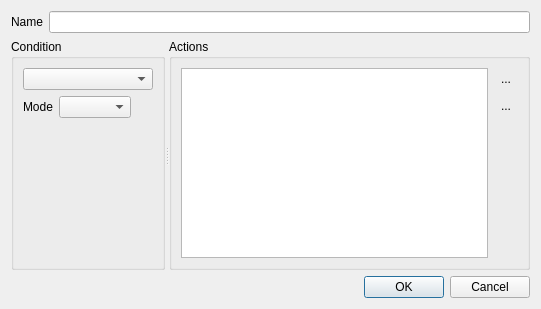
<?xml version="1.0" encoding="UTF-8"?>
<ui version="4.0">
 <class>task_prop_dlg</class>
 <widget class="QDialog" name="task_prop_dlg">
  <property name="geometry">
   <rect>
    <x>0</x>
    <y>0</y>
    <width>541</width>
    <height>309</height>
   </rect>
  </property>
  <property name="windowTitle">
   <string>Task options</string>
  </property>
  <layout class="QVBoxLayout" name="verticalLayout">
   <item>
    <layout class="QFormLayout" name="formLayout">
     <item row="0" column="0">
      <widget class="QLabel" name="label_3">
       <property name="text">
        <string>Name</string>
       </property>
      </widget>
     </item>
     <item row="0" column="1">
      <widget class="QLineEdit" name="name_edit"/>
     </item>
    </layout>
   </item>
   <item>
    <widget class="QSplitter" name="splitter">
     <property name="sizePolicy">
      <sizepolicy hsizetype="Expanding" vsizetype="Expanding">
       <horstretch>0</horstretch>
       <verstretch>0</verstretch>
      </sizepolicy>
     </property>
     <property name="orientation">
      <enum>Qt::Horizontal</enum>
     </property>
     <property name="childrenCollapsible">
      <bool>false</bool>
     </property>
     <widget class="QGroupBox" name="groupBox">
      <property name="title">
       <string>Condition</string>
      </property>
      <layout class="QVBoxLayout" name="verticalLayout_2">
       <item>
        <widget class="QComboBox" name="cond_combo"/>
       </item>
       <item>
        <layout class="QFormLayout" name="formLayout_2">
         <property name="fieldGrowthPolicy">
          <enum>QFormLayout::ExpandingFieldsGrow</enum>
         </property>
         <item row="0" column="0">
          <widget class="QLabel" name="label">
           <property name="text">
            <string>Mode</string>
           </property>
          </widget>
         </item>
         <item row="0" column="1">
          <widget class="QComboBox" name="mode_combo"/>
         </item>
        </layout>
       </item>
       <item>
        <widget class="QWidget" name="cond_holder_widget" native="true">
         <property name="sizePolicy">
          <sizepolicy hsizetype="Preferred" vsizetype="Expanding">
           <horstretch>0</horstretch>
           <verstretch>0</verstretch>
          </sizepolicy>
         </property>
        </widget>
       </item>
      </layout>
     </widget>
     <widget class="QGroupBox" name="groupBox_2">
      <property name="title">
       <string>Actions</string>
      </property>
      <layout class="QHBoxLayout" name="horizontalLayout_2">
       <item>
        <widget class="QTreeWidget" name="actions_list">
         <property name="verticalScrollMode">
          <enum>QAbstractItemView::ScrollPerPixel</enum>
         </property>
         <property name="rootIsDecorated">
          <bool>false</bool>
         </property>
         <property name="itemsExpandable">
          <bool>false</bool>
         </property>
         <property name="headerHidden">
          <bool>true</bool>
         </property>
         <property name="expandsOnDoubleClick">
          <bool>false</bool>
         </property>
         <column>
          <property name="text">
           <string notr="true">1</string>
          </property>
         </column>
        </widget>
       </item>
       <item>
        <layout class="QVBoxLayout" name="verticalLayout_3">
         <item>
          <widget class="QToolButton" name="add_action_btn">
           <property name="text">
            <string>...</string>
           </property>
           <property name="icon">
            <iconset resource="../images.qrc">
             <normaloff>:/icons/icons/add.png</normaloff>:/icons/icons/add.png</iconset>
           </property>
           <property name="autoRaise">
            <bool>true</bool>
           </property>
          </widget>
         </item>
         <item>
          <widget class="QToolButton" name="del_action_btn">
           <property name="text">
            <string>...</string>
           </property>
           <property name="icon">
            <iconset resource="../images.qrc">
             <normaloff>:/icons/icons/remove.png</normaloff>:/icons/icons/remove.png</iconset>
           </property>
           <property name="autoRaise">
            <bool>true</bool>
           </property>
          </widget>
         </item>
         <item>
          <spacer name="verticalSpacer_2">
           <property name="orientation">
            <enum>Qt::Vertical</enum>
           </property>
           <property name="sizeType">
            <enum>QSizePolicy::Fixed</enum>
           </property>
           <property name="sizeHint" stdset="0">
            <size>
             <width>0</width>
             <height>10</height>
            </size>
           </property>
          </spacer>
         </item>
         <item>
          <widget class="QToolButton" name="move_up_btn">
           <property name="icon">
            <iconset resource="../images.qrc">
             <normaloff>:/icons/icons/go-up.png</normaloff>:/icons/icons/go-up.png</iconset>
           </property>
           <property name="autoRaise">
            <bool>true</bool>
           </property>
          </widget>
         </item>
         <item>
          <widget class="QToolButton" name="move_down_btn">
           <property name="icon">
            <iconset resource="../images.qrc">
             <normaloff>:/icons/icons/go-down.png</normaloff>:/icons/icons/go-down.png</iconset>
           </property>
           <property name="autoRaise">
            <bool>true</bool>
           </property>
          </widget>
         </item>
         <item>
          <spacer name="verticalSpacer">
           <property name="orientation">
            <enum>Qt::Vertical</enum>
           </property>
           <property name="sizeHint" stdset="0">
            <size>
             <width>20</width>
             <height>40</height>
            </size>
           </property>
          </spacer>
         </item>
        </layout>
       </item>
      </layout>
     </widget>
    </widget>
   </item>
   <item>
    <widget class="QDialogButtonBox" name="buttonBox">
     <property name="orientation">
      <enum>Qt::Horizontal</enum>
     </property>
     <property name="standardButtons">
      <set>QDialogButtonBox::Cancel|QDialogButtonBox::Ok</set>
     </property>
    </widget>
   </item>
  </layout>
  <action name="create_new_action">
   <property name="icon">
    <iconset resource="../images.qrc">
     <normaloff>:/icons/icons/add.png</normaloff>:/icons/icons/add.png</iconset>
   </property>
   <property name="text">
    <string>Create new action</string>
   </property>
  </action>
  <action name="delete_selected_action">
   <property name="icon">
    <iconset resource="../images.qrc">
     <normaloff>:/icons/icons/remove.png</normaloff>:/icons/icons/remove.png</iconset>
   </property>
   <property name="text">
    <string>Delete selected action</string>
   </property>
  </action>
  <action name="move_up_action">
   <property name="icon">
    <iconset resource="../images.qrc">
     <normaloff>:/icons/icons/go-up.png</normaloff>:/icons/icons/go-up.png</iconset>
   </property>
   <property name="text">
    <string>Move up</string>
   </property>
  </action>
  <action name="move_down_action">
   <property name="icon">
    <iconset resource="../images.qrc">
     <normaloff>:/icons/icons/go-down.png</normaloff>:/icons/icons/go-down.png</iconset>
   </property>
   <property name="text">
    <string>Move down</string>
   </property>
  </action>
 </widget>
 <resources>
  <include location="../images.qrc"/>
 </resources>
 <connections>
  <connection>
   <sender>buttonBox</sender>
   <signal>accepted()</signal>
   <receiver>task_prop_dlg</receiver>
   <slot>accept()</slot>
   <hints>
    <hint type="sourcelabel">
     <x>248</x>
     <y>254</y>
    </hint>
    <hint type="destinationlabel">
     <x>157</x>
     <y>274</y>
    </hint>
   </hints>
  </connection>
  <connection>
   <sender>buttonBox</sender>
   <signal>rejected()</signal>
   <receiver>task_prop_dlg</receiver>
   <slot>reject()</slot>
   <hints>
    <hint type="sourcelabel">
     <x>316</x>
     <y>260</y>
    </hint>
    <hint type="destinationlabel">
     <x>286</x>
     <y>274</y>
    </hint>
   </hints>
  </connection>
 </connections>
</ui>
